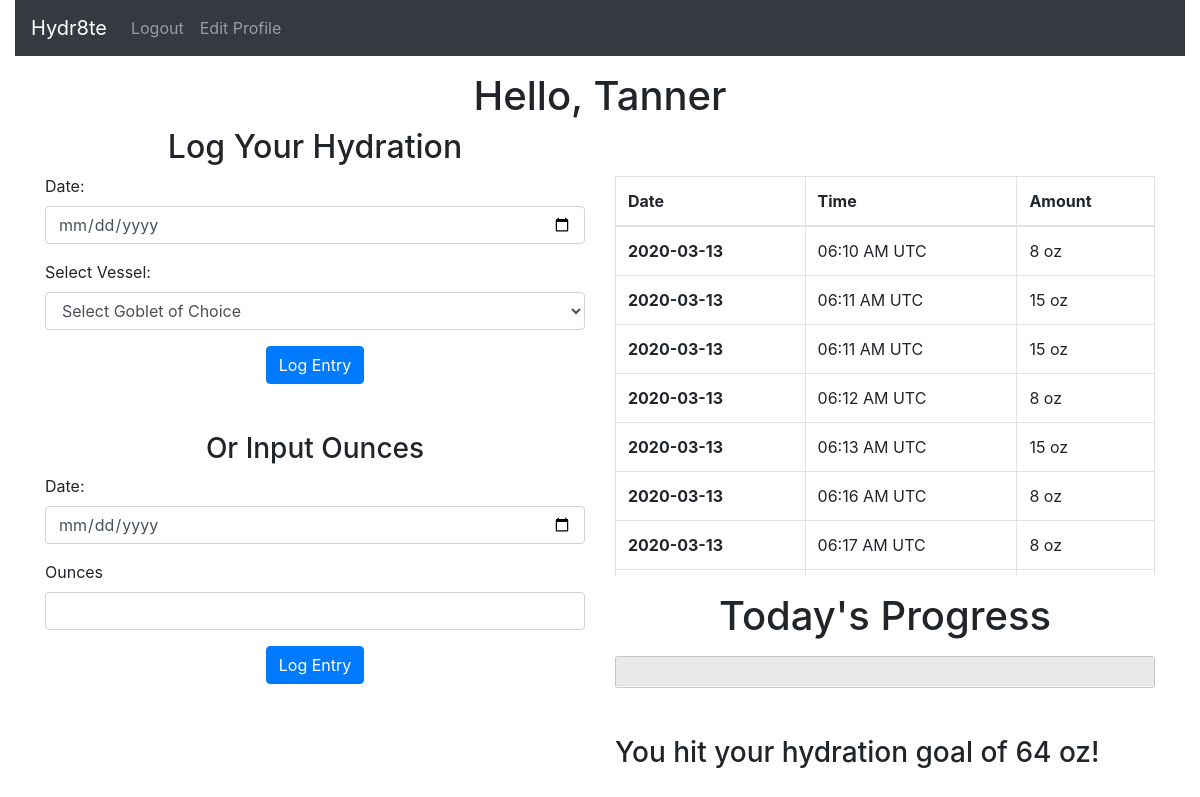
Screenshot of /home (signed in) with the database file from the repository.
### app.py (models this page shows, shortened)
class User(db.Model):
    __tablename__ = "users"
    id = db.Column(db.Integer, primary_key=True)
    first_name = db.Column(db.String(255))
    last_name = db.Column(db.String(255))
    email = db.Column(db.String(255))
    password = db.Column(db.String(255))
    created_at = db.Column(db.DateTime, server_default=func.now())
    updated_at = db.Column(db.DateTime, server_default=func.now(), onupdate=func.now())

class Entry(db.Model):
    __tablename__ = "entries"
    id = db.Column(db.Integer, primary_key=True)
    amount = db.Column(db.Integer)
    author_id = db.Column(db.Integer, db.ForeignKey("users.id", ondelete="cascade"), nullable=False)
    author = db.relationship('User', foreign_keys=[author_id], backref="user_entries")
    consump_date = db.Column(db.String)
    created_at = db.Column(db.DateTime, server_default=func.now())
    updated_at = db.Column(db.DateTime, server_default=func.now(), onupdate=func.now())
    def get_time(self):
        xtime = self.created_at
        time = xtime.strftime("%I:%M %p")
        return time

### app.py (the view)
@app.route('/home')
def success():
    if 'user_id' not in session:
        return redirect("/")
    else:
        user = User.query.get(session['user_id'])
        all_entries_by_user = Entry.query.filter_by(author_id=session['user_id']).order_by(Entry.consump_date.desc()).all()
        date = datetime.now()
        date_str = date.strftime("%Y-%m-%d")
        print(date_str)
        consumption = Entry.query.filter_by(author_id=session['user_id']).filter_by(consump_date=date_str).all()
        print(consumption)
        today_consumption = 0
        for entry in consumption:
            today_consumption += entry.amount
        if today_consumption >= 64:
            flash("You hit your hydration goal of 64 oz!", "success")
        return render_template("home.html", user=user, entries=all_entries_by_user, consumption=today_consumption)

### templates/home.html (shortened to what this page needs)
<!DOCTYPE html>
<html lang="en">
<head>
<link rel="stylesheet" href="https://cdnjs.cloudflare.com/ajax/libs/twitter-bootstrap/4.4.1/css/bootstrap.min.css">
<link rel="stylesheet" href="https://cdnjs.cloudflare.com/ajax/libs/font-awesome/5.11.2/css/all.min.css">
</head>
<body>
  <div class="container-fluid">
    <div class="row">
      <div class="col">
        <nav class="navbar navbar-expand-lg navbar-dark bg-dark">
          <a class="navbar-brand" href="/home">Hydr8te</a>
          <div class="collapse navbar-collapse" id="navbarNav">
            <ul class="navbar-nav mr-auto">
              <li class="nav-item">
                <a class="nav-link text-white-50" href="/logout">Logout</a>
              </li>
              <li class="nav-item">
                <a class="nav-link text-white-50" href="/edit_profile">Edit Profile</a>
              </li>
            </ul>
          </div>
        </nav>
      </div>
    </div>
    <div class="container">
      <div class="row mt-3">
        <div class="col">
          <h1 class="text-center">Hello, {{ user.first_name }}</h1>
        </div>
      </div>
        <div class="row">
          <div class="col">
            <form action="/add_entry" method="POST">
              <div class="form-group">
                <h2 class="text-center">Log Your Hydration</h2>
                <label for="Date">Date: </label>
                <input type="date" class="form-control" name="consump_date" required>
              </div>
              <div class="form-group">
                <label for="amount of water">Select Vessel: </label>
                <select class="form-control" name="quantity" required>
                  <option value="" disabled selected>Select Goblet of Choice</option>
                </select>
              </div>
              <div class="d-flex justify-content-center mt-2">
                <button type="submit" class="btn btn-primary">Log Entry</button>
              </div>
            </form>
            <form action="/add_entry" method="POST">
                <h3 class="text-center mt-5">Or Input Ounces</h3>
                <div class="form-group">
                  <label for="Date">Date: </label>
                  <input type="date" class="form-control" name="consump_date" required>
                </div>
                <div class="form-group">
                  <label for="ounces">Ounces</label>
                  <input type="text" class="form-control" name="quantity" required>
                </div>
              <div class="d-flex justify-content-center mt-2">
                <button type="submit" class="btn btn-primary">Log Entry</button>
              </div>
            </form>
          </div>
          <div class="col mt-5">
            <div style="overflow: auto; max-height: 400px;">
              <table class="table table-bordered">
                <thead>
                  <tr>
                    <th>Date</th>
                    <th>Time</th>
                    <th>Amount</th>
                  </tr>
                </thead>
                <tbody>
                  {% for entry in entries %}
                  <tr>
                    <th>{{ entry.consump_date }}</th>
                    <td>{{ entry.get_time() }} UTC</td>
                    <td>{{ entry.amount }} oz</td>
                  </tr>
                  {% endfor %}
                </tbody>
              </table>
            </div>
            <h1 class="text-center mt-3 mb-3">Today's Progress</h1>
              <div id="progressbar">
              </div>
              {% with messages = get_flashed_messages(with_categories=True) %}
                  {% if messages %}
                      {% for message in messages %}
                        {% if message[0] == "success" %}
                      <h3 class="mt-5">{{message[1]}}</h3>
                        {% endif %}
                      {% endfor %}
                  {% endif %}
              {% endwith %}
          </div>
        </div>
      </div>
    </div>
<link rel="stylesheet" href="//code.jquery.com/ui/1.12.1/themes/ui_darkness/jquery-ui.css">
  <link rel="stylesheet" href="https://cdnjs.cloudflare.com/ajax/libs/jqueryui/1.12.1/jquery-ui.min.css" />
</body>
</html>

### rows the page displays
User: first_name "Tanner"
Entry: consump_date "2020-03-13", get_time "06:10 AM", amount "8"
Entry: consump_date "2020-03-13", get_time "06:11 AM", amount "15"
Entry: consump_date "2020-03-13", get_time "06:11 AM", amount "15"
Entry: consump_date "2020-03-13", get_time "06:12 AM", amount "8"
Entry: consump_date "2020-03-13", get_time "06:13 AM", amount "15"
Entry: consump_date "2020-03-13", get_time "06:16 AM", amount "8"
Entry: consump_date "2020-03-13", get_time "06:17 AM", amount "8"

### other values shown
{{ message[1] }} "You hit your hydration goal of 64 oz!"
